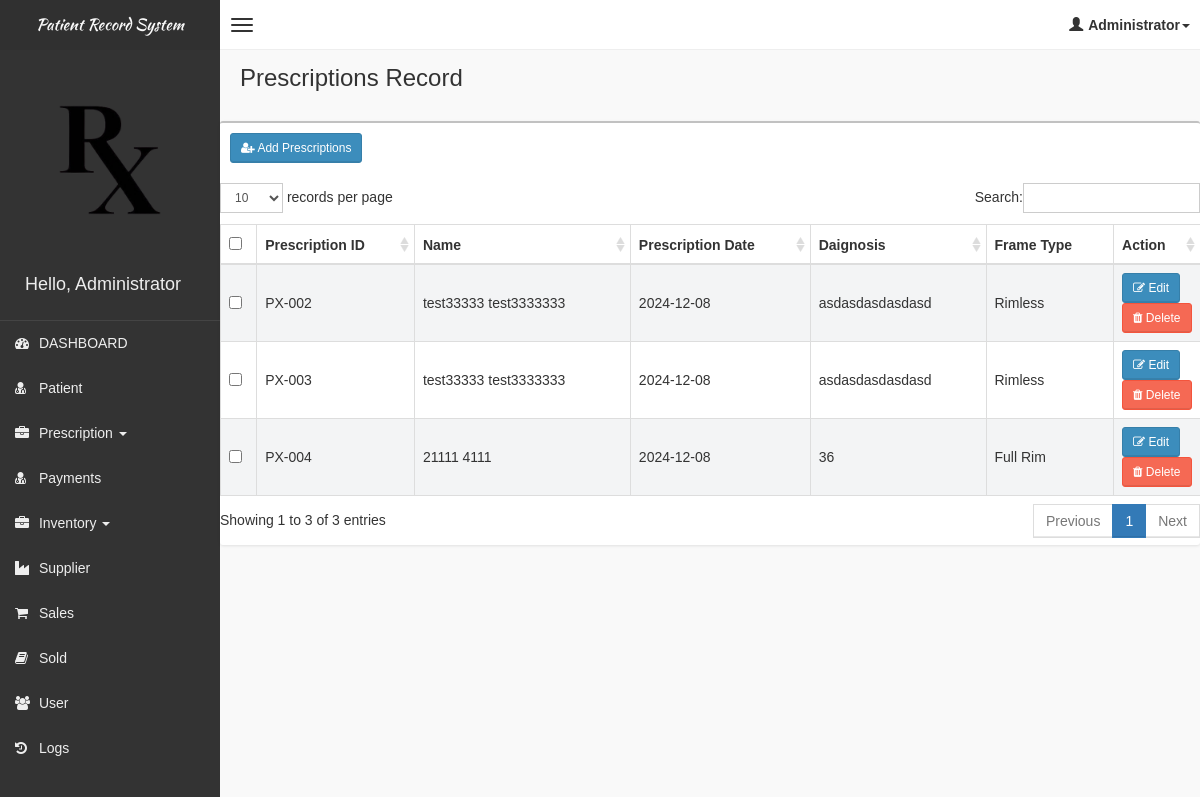
Page /pages/prescription/prescription.php (signed in) on the committed database.
### tables this page shows
CREATE TABLE IF NOT EXISTS `tblprescription` (
  `id` int(11) NOT NULL AUTO_INCREMENT,
  `patient_id` int(11) DEFAULT NULL,
  `prescription_date` date DEFAULT NULL,
  `details` text,
  `refraction_od_sph` varchar(255) NOT NULL,
  `refraction_od_cyl` varchar(255) NOT NULL,
  `refraction_od_axis` varchar(255) NOT NULL,
  `refraction_od_add` varchar(255) NOT NULL,
  `refraction_od_prism_base` varchar(255) NOT NULL,
  `refraction_od_pd` varchar(255) NOT NULL,
  `refraction_os_sph` varchar(255) NOT NULL,
  `refraction_os_cyl` varchar(255) NOT NULL,
  `refraction_os_axis` varchar(255) NOT NULL,
  `refraction_os_add` varchar(255) NOT NULL,
  `refraction_os_prism_base` varchar(255) NOT NULL,
  `refraction_os_pd` varchar(255) NOT NULL,
  `spectacle_od_sph` varchar(255) NOT NULL,
  `spectacle_od_cyl` varchar(255) NOT NULL,
  `spectacle_od_axis` varchar(255) NOT NULL,
  `spectacle_od_add` varchar(255) NOT NULL,
  `spectacle_od_prism_base` varchar(255) NOT NULL,
  `spectacle_od_pd` varchar(255) NOT NULL,
  `spectacle_os_sph` varchar(255) NOT NULL,
  `spectacle_os_cyl` varchar(255) NOT NULL,
  `spectacle_os_axis` varchar(255) NOT NULL,
  `spectacle_os_add` varchar(255) NOT NULL,
  `spectacle_os_prism_base` varchar(255) NOT NULL,
  `spectacle_os_pd` varchar(255) NOT NULL,
  `contact_lens_od_sph` varchar(255) NOT NULL,
  `contact_lens_od_cyl` varchar(255) NOT NULL,
  `contact_lens_od_axis` varchar(255) NOT NULL,
  `contact_lens_od_add` varchar(255) NOT NULL,
  `contact_lens_od_prism_base` varchar(255) NOT NULL,
  `contact_lens_od_pd` varchar(255) NOT NULL,
  `contact_lens_os_sph` varchar(255) NOT NULL,
  `contact_lens_os_cyl` varchar(255) NOT NULL,
  `contact_lens_os_axis` varchar(255) NOT NULL,
  `contact_lens_os_add` varchar(255) NOT NULL,
  `contact_lens_os_prism_base` varchar(255) NOT NULL,
  `contact_lens_os_pd` varchar(255) NOT NULL,
  `diagnosis` varchar(255) NOT NULL,
  `frame_type` varchar(255) NOT NULL,
  `is_delete` tinyint(4) NOT NULL DEFAULT '0',
  PRIMARY KEY (`id`),
  KEY `patient_id` (`patient_id`)
);

### pages/prescription/prescription.php (the view, shortened to what this page needs)
<!DOCTYPE html>
<html>
<?php
if (!isset($_SESSION['role'])) {
    header("Location: ../../login.php");
    exit();
} else {
    include('../head_css.php'); ?>
    <body class="skin-black">
        <?php
            include "../connection.php";
        ?>
        <?php include('../header.php'); ?>
        <div class="wrapper row-offcanvas row-offcanvas-left">
            <?php include('../sidebar-left.php'); ?>
            <aside class="right-side">
                <section class="content-header">
                    <h1>Prescriptions Record</h1>
                </section>
                <section class="content">
                    <div class="row">
                        <div class="box">
                            <div class="box-header">
                                <div style="padding:10px;">
                                    <button class="btn btn-primary btn-sm" data-toggle="modal" data-target="#addModal"><i
                                            class="fa fa-user-plus" aria-hidden="true"></i> Add Prescriptions</button>
                                </div>
                            </div>
                            <table id="table" class="table table-bordered table-striped">
                                        <thead>
                                            <tr>
                                                <th style="width: 20px !important;"><input type="checkbox" name="chk_delete[]" class="cbxMain" onchange="checkMain(this)"/></th>
                                                <th>Prescription ID</th>
                                                <th>Name</th>
                                                <th>Prescription Date</th>
                                                <th>Daignosis</th>
                                                <th>Frame Type</th>
                                                <th style="width: 40px !important;">Action</th>
                                            </tr>
                                        </thead>
                                        <tbody>
                                            <?php
                                                $result = $con->query("SELECT
                                                                            pres.*,
                                                                            (SELECT CONCAT(firstname,' ',lastname) FROM tblpatient p WHERE p.id = pres.patient_id ) as full_name
                                                                       FROM
                                                                            tblprescription pres
                                                                       WHERE
                                                                            is_delete=0");
                                                if ($result->num_rows > 0) {
                                                  while($row = $result->fetch_assoc()) {
                                                        $frame_type="Rimless";
                                                        if($row["frame_type"]==1){
                                                            $frame_type="Full Rim";
                                                        }elseif($row["frame_type"]==2){
                                                            $frame_type="Semi Rim";
                                                        }
                                                        $table = "";
                                                        $table .="<tr>";
                                                            $table .="<td><input type='checkbox' name='chk_delete[]' class='chk_delete' value='".$row['id']."'/></td>";
                                                            $table .="<td> PX-00".$row["id"]."</td>";
                                                            $table .="<td>".$row["full_name"]."</td>";
                                                            $table .="<td>".$row["prescription_date"]."</td>";
                                                            $table .="<td>".$row["diagnosis"]."</td>";
                                                            $table .="<td>".$frame_type."</td>";
                                                            $table .= "<td class='d-flex justify-content-between'>
                                                                          <button class='btn btn-primary btn-sm btn-edit' id='".$row['id']."'>
                                                                            <i class='fa fa-pencil-square-o' aria-hidden='true'></i> Edit
                                                                          </button>
                                                                          <button class='btn btn-danger btn-sm btn-delete' data-toggle='modal' id='".$row['id']."'>
                                                                                <i class='fa fa-trash' aria-hidden='true'></i> Delete
                                                                          </button>
                                                                    </td>";
                                                        echo $table .="</tr>";
                                                  }
                                                } else {
                                                  echo "0 results";
                                                }
                                            ?>
                                        </tbody>
                            </table>
                        </div>
                    </div>
                </section>
            </aside>
        </div>
    <?php }
include "../footer.php"; ?>
</body>
</html>

### css/AdminLTE.css (style rules this page uses)
html, body { overflow-x: hidden!important; font-family: 'Source Sans Pro', sans-serif; -webkit-font-smoothing: antialiased; min-height: 100%; background: #f9f9f9; }
.wrapper { min-height: 100%; }
.wrapper:before, .wrapper:after { display: table; content: " "; }
.wrapper:after { clear: both; }
.right-side, .left-side { min-height: 100%; display: block; }
.right-side { background-color: #f9f9f9; margin-left: 220px; }
.content { padding: 20px 15px; background: #f9f9f9; }
h1, h2, h3, h4, h5, h6, .h1, .h2, .h3, .h4, .h5, .h6 { font-family: 'Source Sans Pro', sans-serif; }
.table-striped > tbody > tr:nth-child(odd) > td, .table-striped > tbody > tr:nth-child(odd) > th { background-color: #f3f4f5; }
.right-side > .content-header { position: relative; padding: 15px 15px 10px 20px; }
.right-side > .content-header > h1 { margin: 0; font-size: 24px; }
.box { position: relative; background: #ffffff; border-top: 2px solid #c1c1c1; margin-bottom: 20px; -webkit-border-radius: 3px; -moz-border-radius: 3px; border-radius: 3px; width: 100%; box-shadow: 0px 1px 3px rgba(0, 0, 0, 0.1); }
.box .box-header { position: relative; -webkit-border-top-left-radius: 3px; -webkit-border-top-right-radius: 3px; -webkit-border-bottom-right-radius: 0; -webkit-border-bottom-left-radius: 0; -moz-border-radius-topleft: 3px; -moz-border-radius-topright: 3px; -moz-border-radius-bottomright: 0; -moz-border-radius-bottomleft: 0; border-top-left-radius: 3px; border-top-right-radius: 3px; border-bottom-right-radius: 0; border-bottom-left-radius: 0; border-bottom: 0px solid #f4f4f4; color: #444; padding-bottom: 10px; }
.box .box-header:before, .box .box-header:after { display: table; content: " "; }
.box .box-header:after { clear: both; }
.btn { font-weight: 500; -webkit-border-radius: 3px; -moz-border-radius: 3px; border-radius: 3px; border: 1px solid transparent; -webkit-box-shadow: inset 0px -2px 0px 0px rgba(0, 0, 0, 0.09); -moz-box-shadow: inset 0px -2px 0px 0px rgba(0, 0, 0, 0.09); box-shadow: inset 0px -1px 0px 0px rgba(0, 0, 0, 0.09); }
.btn.btn-primary { background-color: #3c8dbc; border-color: #367fa9; }
.btn.btn-danger { background-color: #f56954; border-color: #f4543c; }
.btn.btn-sm { font-size: 12px; }
.skin-black .right-side > .content-header { background: transparent; box-shadow: none; }

### rows in the picture
tblprescription: id "2", full_name "test33333 test3333333", prescription_date "2024-12-08", diagnosis "asdasdasdasdasd", frame_type "Rimless"
tblprescription: id "3", full_name "test33333 test3333333", prescription_date "2024-12-08", diagnosis "asdasdasdasdasd", frame_type "Rimless"
tblprescription: id "4", full_name "21111 4111", prescription_date "2024-12-08", diagnosis "36", frame_type "Full Rim"

### other values in the picture
$_SESSION['role'] "Administrator"
